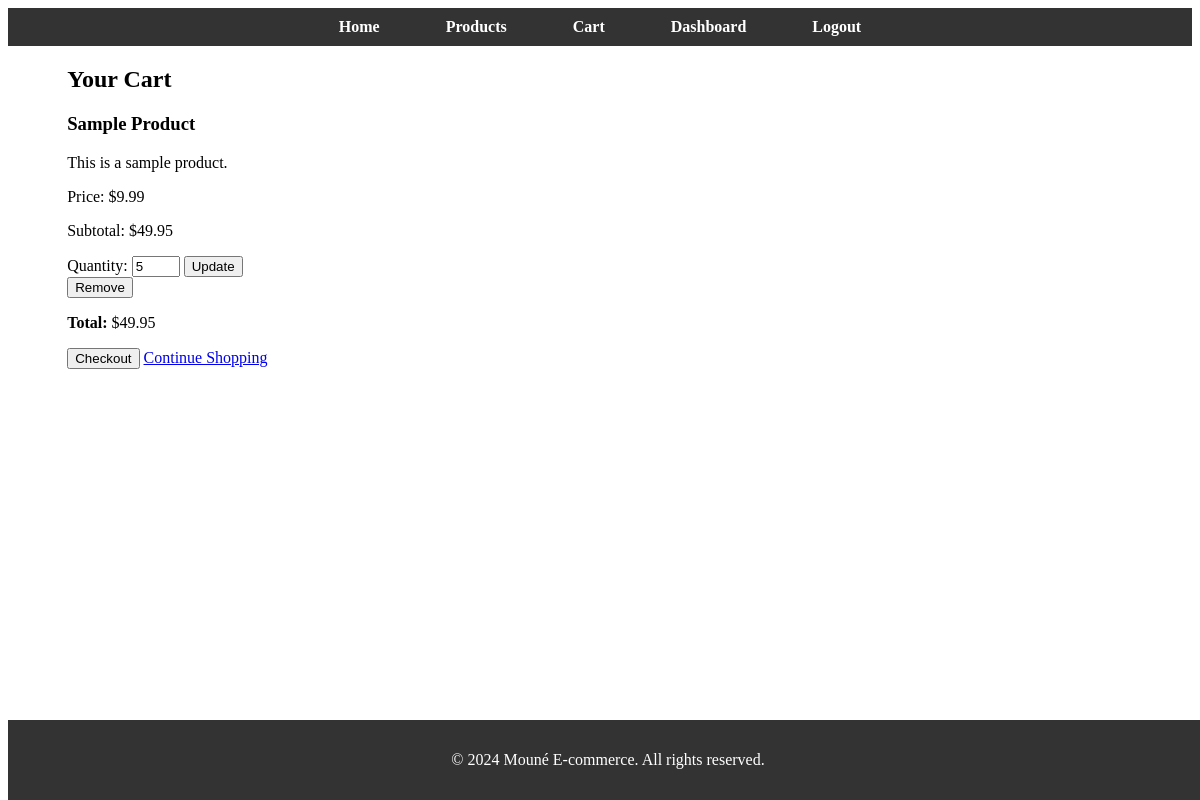
Page /cart (signed in) on the committed database.
### models.py (models this page shows, shortened)
class CartItem(db.Model):
    id = db.Column(db.Integer, primary_key=True)
    cart_id = db.Column(db.Integer, db.ForeignKey('cart.id'), nullable=False)
    product_id = db.Column(db.Integer, db.ForeignKey('product.id'), nullable=False)
    quantity = db.Column(db.Integer, nullable=False, default=1)
    added_at = db.Column(db.DateTime, default=datetime.utcnow)
    product = db.relationship('Product')

class Product(db.Model):
    id = db.Column(db.Integer, primary_key=True)
    name = db.Column(db.String(100), nullable=False)
    description = db.Column(db.Text, nullable=False)
    price = db.Column(db.Float, nullable=False)
    category_id = db.Column(db.Integer, db.ForeignKey('category.id'), nullable=False)
    category = db.relationship('Category', backref=db.backref('products', lazy=True))
    def get_total_inventory(self):
        total = db.session.query(db.func.sum(Inventory.quantity)).filter_by(product_id=self.id).scalar()
        return total or 0

### app.py (the view)
@app.route('/cart')
@customer_login_required
def view_cart():
    user = User.query.filter_by(username=session['customer_user']).first()
    cart = user.cart
    if not cart or not cart.items:
        return render_template('cart.html', cart=None)
    forms = {}
    for item in cart.items:
        form = UpdateCartForm(prefix=str(item.id))
        form.quantity.data = item.quantity
        forms[item.id] = form
    total = sum(item.product.price * item.quantity for item in cart.items)
    return render_template('cart.html', cart=cart, forms=forms, total=total)

### forms.py
class UpdateCartForm(FlaskForm):
    quantity = IntegerField('Quantity', validators=[DataRequired(), NumberRange(min=1)])
    update = SubmitField('Update')
    remove = SubmitField('Remove')

### app.py (called while the page is built)
def customer_login_required(f):
    @wraps(f)
    def decorated_function(*args, **kwargs):
        if not session.get('customer_logged_in'):
            return redirect(url_for('customer_login'))
        return f(*args, **kwargs)
    return decorated_function

### templates/cart.html
{% extends "base.html" %}
{% block content %}
<h2>Your Cart</h2>
{% if cart and cart.items %}
    <div class="cart-list">
        {% for item in cart.items %}
            <div class="cart-item">
                <h3>{{ item.product.name }}</h3>
                <p>{{ item.product.description }}</p>
                <p>Price: ${{ "%.2f"|format(item.product.price) }}</p>
                <p>Subtotal: ${{ "%.2f"|format(item.product.price * item.quantity) }}</p>
                <form method="POST" action="{{ url_for('update_cart_item', item_id=item.id) }}">
                    <label for="quantity">Quantity:</label>
                    {{ forms[item.id].quantity(min=1, max=item.product.get_total_inventory(), value=item.quantity) }}
                    {{ forms[item.id].update(class_='btn btn-primary btn-sm') }}
                </form>
                <form method="POST" action="{{ url_for('remove_cart_item', item_id=item.id) }}">
                    {{ forms[item.id].remove(class_='btn btn-danger btn-sm') }}
                </form>
            </div>
        {% endfor %}
    </div>
    <p><strong>Total:</strong> ${{ "%.2f"|format(total) }}</p>
    <a href="{{ url_for('checkout') }}"><button class="btn btn-success">Checkout</button></a>
{% else %}
    <p>Your cart is empty.</p>
{% endif %}
<a href="{{ url_for('view_products') }}">Continue Shopping</a>
{% endblock %}

### rows in the picture
CartItem: product.name "Sample Product", product.description "This is a sample product.", forms "5"
Product: product.price "9.99", item.product.price*item.quantity "49.95"

### other values in the picture
{{ "%.2f"|format(total) }} "49.95"
